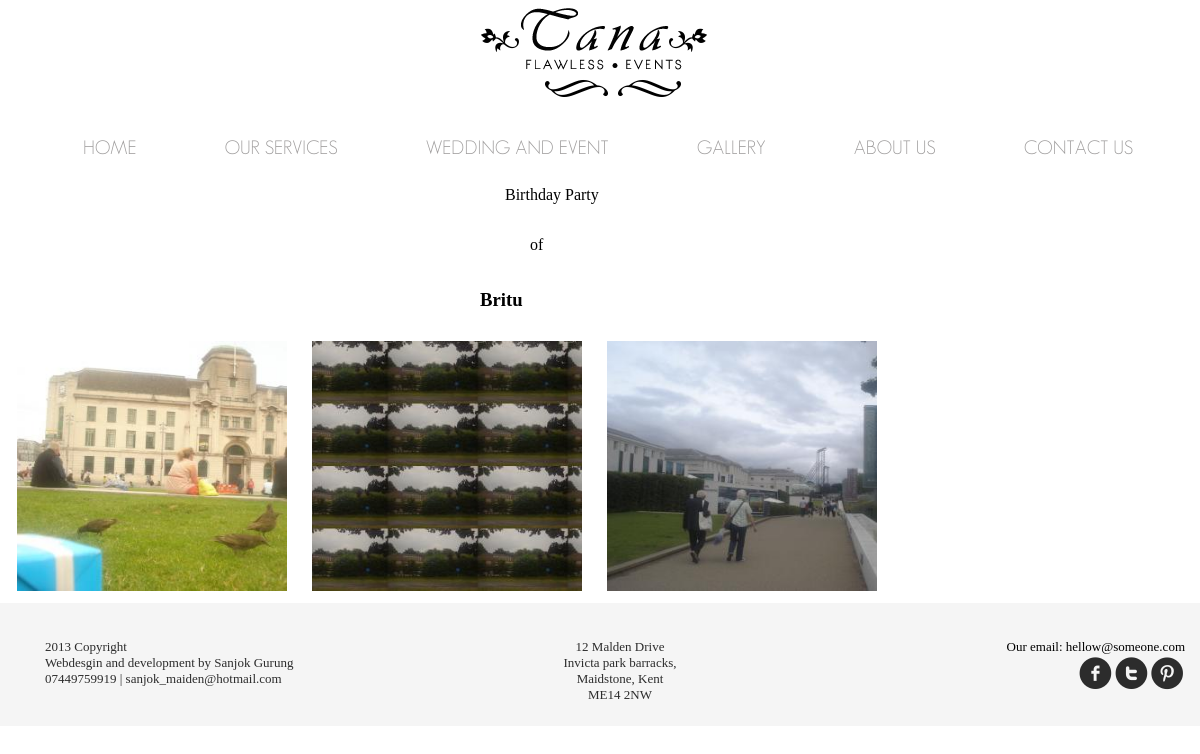
/view_album.php?album_id=25, run on the app's committed database.
### tables this page shows
CREATE TABLE IF NOT EXISTS `albums` (
  `album_id` int(11) NOT NULL AUTO_INCREMENT,
  `user_id` int(11) NOT NULL,
  `timestamp` int(11) NOT NULL,
  `name` varchar(55) NOT NULL,
  `description` text NOT NULL,
  `event` varchar(255) NOT NULL,
  PRIMARY KEY (`album_id`)
);

CREATE TABLE IF NOT EXISTS `images` (
  `image_id` int(11) NOT NULL AUTO_INCREMENT,
  `user_id` int(11) NOT NULL,
  `album_id` int(11) NOT NULL,
  `timestamp` int(11) NOT NULL,
  `ext` varchar(4) NOT NULL,
  PRIMARY KEY (`image_id`)
);

CREATE TABLE IF NOT EXISTS `address` (
  `id` int(11) NOT NULL AUTO_INCREMENT,
  `street` varchar(255) NOT NULL,
  `town` varchar(255) NOT NULL,
  `city` varchar(255) NOT NULL,
  `postcode` varchar(255) NOT NULL,
  PRIMARY KEY (`id`)
);

### admin/func/album.func.php (called while the page is built, shortened)
<?php
 function album_data_gallery($album_id){
 $album_id = (int)$album_id;
 $args = func_get_args();
 unset($args[0]);
 $fields = '`'.implode('`,`',$args).'`';
 $query = mysql_query("SELECT $fields FROM `albums` WHERE `album_id`=$album_id");
 $query_result = mysql_fetch_assoc($query);
     foreach($args as $field){
        $args [$field] = $query_result[$field];
      }
	  return $args;
 }
?>

### admin/func/image.func.php (called while the page is built, shortened)
<?php
   function get_images_gallery($album_id){
   $album_id = (int)$album_id;
   $images = array();
   $image_query = mysql_query("SELECT `image_id`, `album_id`,`timestamp`,`ext` FROM `images` WHERE `album_id`=$album_id");
   while($images_row = mysql_fetch_assoc($image_query)){
         $images[] = array(
		    'id' =>   $images_row['image_id'],
		    'album'=>  $images_row['album_id'],
		    'timestamp'=> $images_row['timestamp'],
		    'ext' =>  $images_row['ext']
		 );
   }
     return $images;
   }
?>

### view_album.php (the view, shortened to what this page needs)
<?php
 include('template/header-page.php');
	   $album_id = $_GET['album_id'];
   $album_data = album_data_gallery($album_id, 'name','event');
    echo '<div class="grid_12 alpha omega" id="view_album">';
	  echo '<div class="grid_12 alpha omega" id="view_album_container">';
   echo '<p class="grid_2 push_5">',$album_data['event'],'</p><div class="clear"></div>
          <p class="grid_2 push_5" style="margin-left:30px;">of</p><div class="clear"></div>
          <h3 class="grid_3 push_5" style="margin-left:-20px;">',$album_data['name'],'</h3><div class="clear"></div>
   ';
    $images = get_images_gallery($album_id);
	   echo '<table class="grid_12 alpha omega" id="gallery_table">';
	   echo '<tr class="grid_12" style="margin-top:10px; margin-bottom:10px; margin-left:15px;">';
    foreach($images as $image){
	  echo '
	      <td class="grid_3 alpha">
	  <a href="admin/uploads/',$image['album'],'/',$image['id'],'.',$image['ext'],'" data-lightbox="image-1"><img src="admin/uploads/thumbs/'.$image['album'],'/', $image['id'],'.',$image['ext'],'" title="Uploaded',date(' D M Y/h:i',$image['timestamp']),'"alt="" height="250px" width="270px"/></a>
	    </td>
	  ';
	}echo'</table>';
  include('template/footer.php');
?>

### template/footer.php (shortened to what this page needs)
<div class="grid_12 alpha omega" id="footer">
						     <div class="grid_4" id="designer_sanjok">
							      <ul>
								     <li>2013  Copyright</li>
									 <li>Webdesgin and development by Sanjok Gurung</li>
									 <li>07449759919 | sanjok_maiden@hotmail.com</li>
								  </ul>
							 </div>
							 <div class="grid_4" id="address_shop">
							     <ul>
								 <?php
								   $query = "SELECT * FROM `address`";
								    $result = mysql_query($query);
									while($row = mysql_fetch_assoc($result)){
									echo'
								   <li>',$row['street'],'</li>
								   <li>',$row['town'],'</li>
								   <li>',$row['city'],'</li>
								   <li>',$row['postcode'],'</li>';
								  }
								  ?>
							 </div>
							 <div class="grid_4" id="social">
							  <ul>
								<li>Our email: hellow@someone.com</li>
								<li><span id="facebook"><a href="">f</a></span><span id="twitter"><a href="">t</a></span><span id="pinterest"><a href="">&</a></span></li>
							  </ul>
							 </div>
						 </div>
			  </div>
		  </div>
</html>

### css/960.css (style rules this page uses)
body { min-width: 1200px; }
.grid_1, .grid_2, .grid_3, .grid_4, .grid_5, .grid_6, .grid_7, .grid_8, .grid_9, .grid_10, .grid_11, .grid_12 { display:inline; float: left; position: relative; margin-left: 5px; margin-right: 5px; }
.push_1, .pull_1, .push_2, .pull_2, .push_3, .pull_3, .push_4, .pull_4, .push_5, .pull_5, .push_6, .pull_6, .push_7, .pull_7, .push_8, .pull_8, .push_9, .pull_9, .push_10, .pull_10, .push_11, .pull_11, .push_12, .pull_12 { position:relative; }
.alpha { margin-left: 0; }
.omega { margin-right: 0; }
.container_12 .grid_2 { width:190px; }
.container_12 .grid_3 { width:290px; }
.container_12 .grid_4 { width:390px; }
.container_12 .grid_12 { width:1190px; }
.container_12 .push_5 { left:500px; }

### css/style.css (style rules this page uses)
#footer { width:1200px; background-color:#f5f5f5; }
#designer_sanjok { margin-top:20px; }
#designer_sanjok ul li { color:#2c2c2c; font-family:californian FB; font-size:13px; }
#address_shop { margin-top:20px; }
#address_shop ul li { color:#2c2c2c; font-family:californian FB; text-align:center; font-size:13px; }
#social { margin-top:20px; margin-bottom:10px; }
#social ul li { font-family:californian FB; text-align:right; margin-right:10px; font-size:13px; }
#social ul li span a { font-family:socialico; font-size:45px; text-decoration:none; color:#2c2c2c; }
#facebook a,#twitter a,#pinterest a { -webkit-transition:0.5s ease-in-out; }
#view_album { width:1200px; margin-top:170px; }
#view_album_container { width:1200px; }
#view_album_container h3 { font-family:californian FB; }
#view_album_container p { font-family:californian FB; }
#gallery_table { width:1200px; }

### css/lightbox.css (style rules this page uses)
body:after { content: url(../img/close.png) url(../img/loading.gif) url(../img/prev.png) url(../img/next.png); display: none; }

### data on the page
albums: event "Birthday Party", name "Britu"
images: shows a picture
images: shows a picture
images: shows a picture
address: street "12 Malden Drive", town "Invicta park barracks,", city "Maidstone, Kent", postcode "ME14 2NW"
